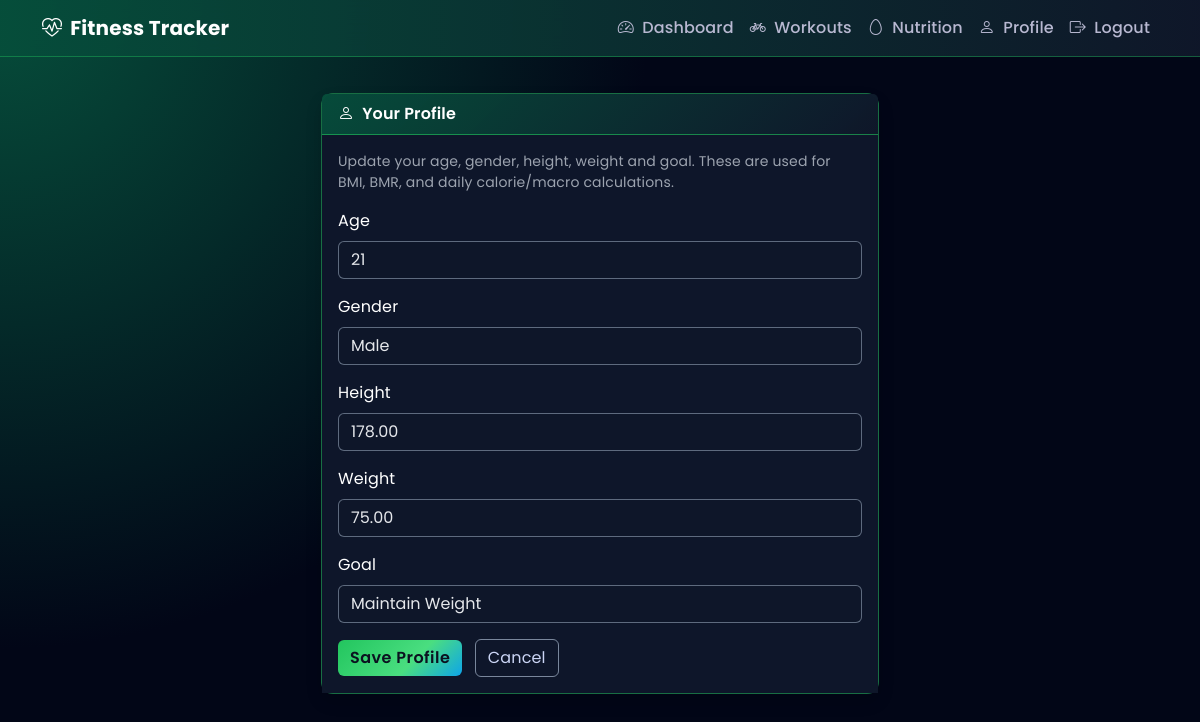
/profile/ (signed in), run on the app's committed database.
### users/models.py (models this page shows, shortened)
class UserProfile(models.Model):
    user = models.OneToOneField(User, on_delete=models.CASCADE, related_name='profile')
    age = models.PositiveIntegerField(null=True, blank=True, help_text='Age in years')
    GENDER_CHOICES = [
        ('M', 'Male'),
        ('F', 'Female'),
    ]
    gender = models.CharField(max_length=1, choices=GENDER_CHOICES, null=True, blank=True)
    height = models.DecimalField(
        max_digits=5, decimal_places=2, null=True, blank=True,
        help_text='Height in cm'
    )
    weight = models.DecimalField(
        max_digits=5, decimal_places=2, null=True, blank=True,
        help_text='Weight in kg'
    )
    GOAL_CHOICES = [
        ('lose', 'Lose Weight'),
        ('maintain', 'Maintain Weight'),
        ('gain', 'Gain Weight'),
    ]
    goal = models.CharField(max_length=10, choices=GOAL_CHOICES, default='maintain')
    created_at = models.DateTimeField(auto_now_add=True)
    updated_at = models.DateTimeField(auto_now=True)
    class Meta:
        verbose_name = 'User Profile'
        verbose_name_plural = 'User Profiles'

### users/views.py (the view)
# urls.py: path('profile/', views.profile_view, name='profile'),
@login_required
def profile_view(request):
    profile, _ = UserProfile.objects.get_or_create(user=request.user)
    if request.method == 'POST':
        form = UserProfileForm(request.POST, instance=profile)
        if form.is_valid():
            form.save()
            messages.success(request, 'Profile updated successfully.')
            return redirect('health:dashboard')
        else:
            messages.error(request, 'Please fix the errors below.')
    else:
        form = UserProfileForm(instance=profile)
    return render(request, 'users/profile.html', {'form': form, 'profile': profile})

### users/forms.py
class UserProfileForm(forms.ModelForm):
    class Meta:
        model = UserProfile
        fields = ['age', 'gender', 'height', 'weight', 'goal']
        widgets = {
            'age': forms.NumberInput(attrs={'class': 'form-control', 'min': 1, 'max': 120}),
            'gender': forms.Select(attrs={'class': 'form-select'}),
            'height': forms.NumberInput(attrs={'class': 'form-control', 'min': 50, 'max': 300, 'step': 0.1}),
            'weight': forms.NumberInput(attrs={'class': 'form-control', 'min': 20, 'max': 500, 'step': 0.1}),
            'goal': forms.Select(attrs={'class': 'form-select'}),
        }

### templates/users/profile.html (shortened to what this page needs)
{% extends 'base.html' %}
{% block content %}
<div class="row justify-content-center">
  <div class="col-md-6">
    <div class="card card-custom shadow">
      <div class="card-header"><i class="bi bi-person me-2"></i>Your Profile</div>
      <div class="card-body">
        <p class="text-muted small">Update your age, gender, height, weight and goal. These are used for BMI, BMR, and daily calorie/macro calculations.</p>
        <form method="post">
          {% for field in form %}
            <div class="mb-3">
              <label for="{{ field.id_for_label }}" class="form-label">{{ field.label }}</label>
              {{ field }}
            </div>
          {% endfor %}
          <button type="submit" class="btn btn-primary-custom">Save Profile</button>
          <a href="{% url 'health:dashboard' %}" class="btn btn-outline-secondary ms-2">Cancel</a>
        </form>
      </div>
    </div>
  </div>
</div>
{% endblock %}

### templates/base.html (style rules this page uses)
:root { --primary-dark: #020617; --accent: #22c55e; --highlight: #22c55e; --light-bg: #020617; --card-bg: rgba(15, 23, 42, 0.96); --card-border: rgba(34, 197, 94, 0.5); --accent-soft: #4ade80; --accent-alt: #0ea5e9; }
body { background: radial-gradient(circle at top left, #064e3b 0, #020617 45%, #020617 100%); min-height: 100vh; color: #ffffff; font-family: 'Poppins', system-ui, -apple-system, BlinkMacSystemFont, 'Segoe UI', sans-serif; letter-spacing: 0.01em; }
body, .card-custom, .card-custom .card-body, .card-custom .card-header, h1, h2, h3, h4, h5, h6, .form-label, p, li, span, label { color: #ffffff !important; }
.text-muted { color: #c0c0d0 !important; }
.btn-primary-custom { background: linear-gradient(135deg, var(--accent) 0%, var(--accent-soft) 60%, var(--accent-alt) 100%); border: none; color: #0b1220; font-weight: 600; letter-spacing: 0.03em; }
.card-custom { background-color: var(--card-bg) !important; border: 1px solid var(--card-border); border-radius: 12px; box-shadow: 0 18px 45px rgba(15, 23, 42, 0.8); }
.card-custom .card-header { background: linear-gradient(135deg, rgba(6, 78, 59, 0.95), rgba(15, 23, 42, 0.98)) !important; border-bottom: 1px solid rgba(34, 197, 94, 0.6); font-weight: 600; color: #ffffff !important; }
.form-control, .form-select { background: rgba(15, 23, 42, 0.9); border: 1px solid rgba(148, 163, 184, 0.6); color: #e5e7eb; }
.form-control::placeholder { color: rgba(148, 163, 184, 0.9); }
.form-select option { background: #020617; color: #f9fafb; }
.card-custom .card-body { background-color: rgba(15, 23, 42, 0.98) !important; color: #e5e7eb !important; }
.btn-outline-secondary { color: #cbd5f5 !important; border-color: rgba(148, 163, 184, 0.8); }
.small, .form-text { color: #9ca3af !important; }

### data on the page
UserProfile: form "21" "Male" "178.00" "75.00" "Maintain Weight"

### other printed values
{{ field.label }} "Age" "Gender" "Height" "Weight" "Goal"
